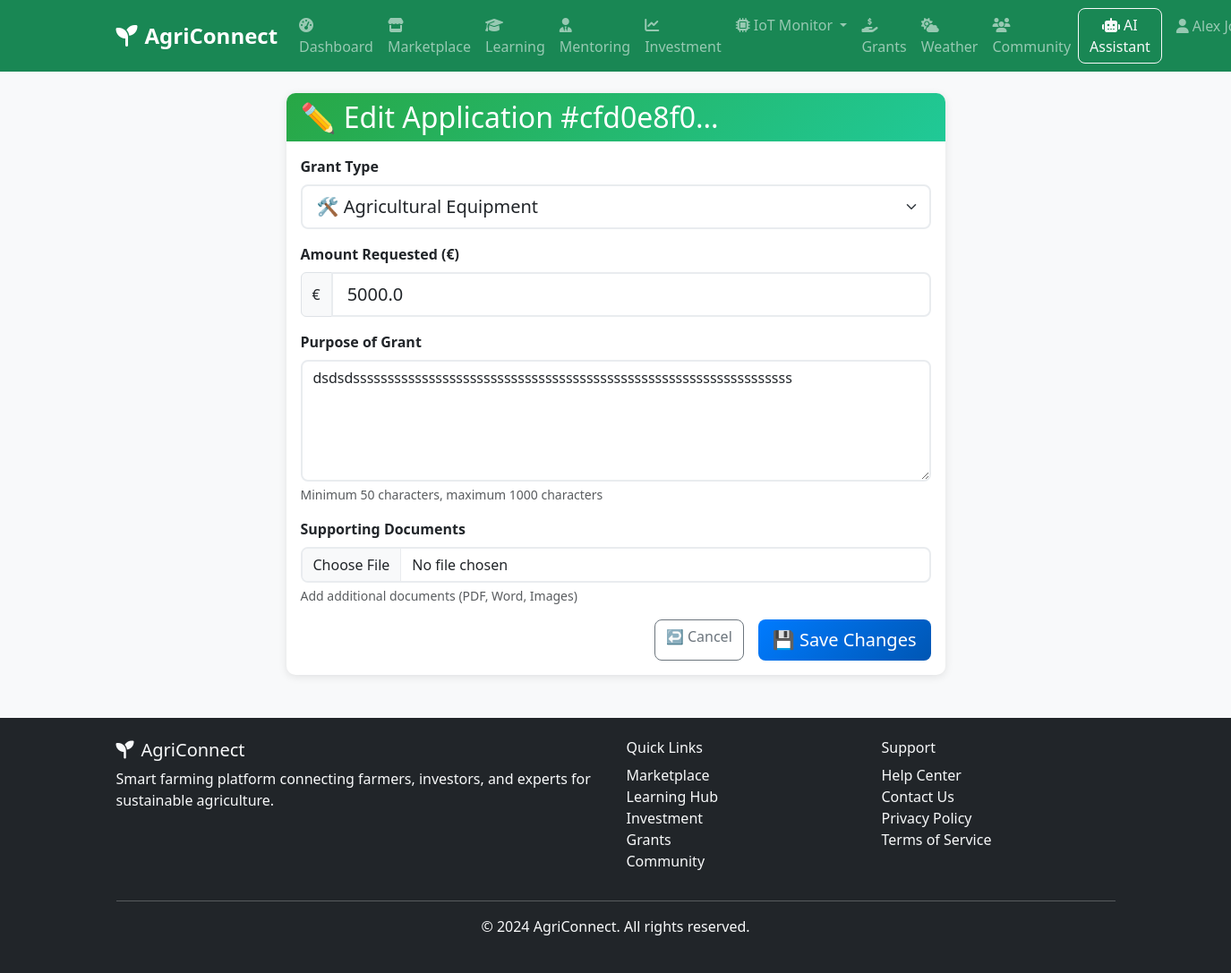
The page /grants/cfd0e8f0-8fd8-45e8-acb7-3730a7848232/edit (signed in) on the database its author committed.
### app/models/user.py (models this page shows, shortened)
class User(UserMixin, db.Model):
    __tablename__ = 'users'
    id = db.Column(db.Integer, primary_key=True)
    username = db.Column(db.String(80), unique=True, nullable=False)
    email = db.Column(db.String(120), unique=True, nullable=False)
    password_hash = db.Column(db.String(255), nullable=False)
    first_name = db.Column(db.String(50), nullable=False)
    last_name = db.Column(db.String(50), nullable=False)
    phone = db.Column(db.String(20))
    location = db.Column(db.String(100))
    user_type = db.Column(db.Enum('farmer', 'investor', 'expert', 'admin'), nullable=False, default='farmer')
    profile_image = db.Column(db.String(255))
    bio = db.Column(db.Text)
    farm_name = db.Column(db.String(100))
    farm_location = db.Column(db.String(200))
    farm_size = db.Column(db.Float)  # in acres
    farm_type = db.Column(db.String(50))  # organic, conventional, etc.
    years_experience = db.Column(db.Integer)
    farm_description = db.Column(db.Text)
    certifications = db.Column(db.Text)  # JSON string of certifications
    is_active = db.Column(db.Boolean, default=True)
    is_verified = db.Column(db.Boolean, default=False)
    created_at = db.Column(db.DateTime, default=datetime.utcnow)
    updated_at = db.Column(db.DateTime, default=datetime.utcnow, onupdate=datetime.utcnow)
    products = db.relationship('Product', backref='seller', lazy='dynamic')
    courses_enrolled = db.relationship('CourseEnrollment', backref='user', lazy='dynamic')
    courses_created = db.relationship('Course', backref='instructor', lazy='dynamic')
    land_listings = db.relationship('Land', backref='owner', lazy='dynamic')
    investments = db.relationship('Investment', backref='investor', lazy='dynamic')
    forum_posts = db.relationship('ForumPost', backref='author', lazy='dynamic')
    forum_comments = db.relationship('ForumComment', backref='author', lazy='dynamic')
    mentoring_sessions_as_mentor = db.relationship('MentoringSession', foreign_keys='MentoringSession.mentor_id', backref='mentor', lazy='dynamic')
    mentoring_sessions_as_mentee = db.relationship('MentoringSession', foreign_keys='MentoringSession.mentee_id', backref='mentee', lazy='dynamic')
    mentoring_requests = db.relationship('MentoringRequest', backref='mentee', lazy='dynamic')
    chat_sessions = db.relationship('ChatSession', backref='user', lazy='dynamic')
    def get_full_name(self):
        return f"{self.first_name} {self.last_name}"

### app/models/grant.py (models this page shows, shortened)
class GrantApplication(db.Model):
    __tablename__ = 'grant_applications'
    id = db.Column(db.Integer, primary_key=True)
    application_id = db.Column(db.String(36), unique=True, default=lambda: str(uuid.uuid4()))
    user_id = db.Column(db.Integer, db.ForeignKey('users.id'), nullable=False)
    grant_type = db.Column(db.String(50), nullable=False)  # equipment, seeds, infrastructure
    amount_requested = db.Column(db.Float, nullable=False)
    purpose = db.Column(db.Text, nullable=False)
    status = db.Column(db.String(20), default='Submitted')  # Submitted, Under Review, Approved, Rejected
    submission_date = db.Column(db.DateTime, default=datetime.utcnow)
    last_updated = db.Column(db.DateTime, default=datetime.utcnow, onupdate=datetime.utcnow)
    applicant = db.relationship('User', backref='grant_applications')

### app/routes/grant_routes.py (the view, shortened to what this page needs)
@grant_bp.route('/grants/<application_id>/edit', methods=['GET', 'POST'])
@login_required
def edit_application(application_id):
    application = GrantApplication.query.filter_by(
        application_id=application_id,
        user_id=current_user.id
    ).first_or_404()
    if application.status != 'Submitted':
        flash('❌ This application can no longer be modified', 'error')
        return redirect(url_for('grant.grants_dashboard'))
    from app.forms.grant_forms import GrantApplicationForm
    form = GrantApplicationForm(obj=application)
    return render_template('grants/edit_application.html', form=form, application=application)

### app/templates/grants/edit_application.html (shortened to what this page needs)
{% extends "base.html" %}
{% block content %}
<div class="container mt-4">
    <div class="row justify-content-center">
        <div class="col-md-8">
            <div class="card">
                <div class="card-header bg-primary text-white">
                    <h2 class="mb-0">✏️ Edit Application #{{ application.application_id[:8] }}...</h2>
                </div>
                <div class="card-body">
                    <form method="POST">
                        <div class="mb-3">
                            {{ form.grant_type.label(class="form-label fw-bold") }}
                            {{ form.grant_type(class="form-select form-select-lg") }}
                        </div>
                        <div class="mb-3">
                            {{ form.amount_requested.label(class="form-label fw-bold") }}
                            <div class="input-group">
                                <span class="input-group-text">€</span>
                                {{ form.amount_requested(class="form-control form-control-lg") }}
                            </div>
                        </div>
                        <div class="mb-3">
                            {{ form.purpose.label(class="form-label fw-bold") }}
                            {{ form.purpose(class="form-control", rows="5") }}
                            <div class="form-text">Minimum 50 characters, maximum 1000 characters</div>
                        </div>
                        <div class="mb-3">
                            {{ form.documents.label(class="form-label fw-bold") }}
                            {{ form.documents(class="form-control") }}
                            <div class="form-text">Add additional documents (PDF, Word, Images)</div>
                        </div>
                        <div class="d-grid gap-2 d-md-flex justify-content-md-end">
                            <a href="{{ url_for('grant.grants_dashboard') }}" class="btn btn-outline-secondary me-md-2">
                                ↩️ Cancel
                            </a>
                            <button type="submit" class="btn btn-primary btn-lg">
                                💾 Save Changes
                            </button>
                        </div>
                    </form>
                </div>
            </div>
        </div>
    </div>
</div>
{% endblock %}

### app/templates/base.html (shortened to what this page needs)
<!DOCTYPE html>
<html lang="en">
<head>
    <link href="https://cdn.jsdelivr.net/npm/bootstrap@5.3.0/dist/css/bootstrap.min.css" rel="stylesheet">
    <link href="https://cdnjs.cloudflare.com/ajax/libs/font-awesome/6.4.0/css/all.min.css" rel="stylesheet">
    <link href="{{ url_for('static', filename='css/style.css') }}" rel="stylesheet">
</head>
<body>
    <nav class="navbar navbar-expand-lg navbar-dark bg-success">
        <div class="container">
            <a class="navbar-brand" href="{{ url_for('dashboard.index') }}">
                <i class="fas fa-seedling me-2"></i>AgriConnect
            </a>
            <div class="collapse navbar-collapse" id="navbarNav">
                <ul class="navbar-nav me-auto">
                    <li class="nav-item">
                        <a class="nav-link" href="{{ url_for('dashboard.index') }}">
                            <i class="fas fa-tachometer-alt me-1"></i>Dashboard
                        </a>
                    </li>
                    <li class="nav-item">
                        <a class="nav-link" href="{{ url_for('marketplace.index') }}">
                            <i class="fas fa-store me-1"></i>Marketplace
                        </a>
                    </li>
                    <li class="nav-item">
                        <a class="nav-link" href="{{ url_for('learning.index') }}">
                            <i class="fas fa-graduation-cap me-1"></i>Learning
                        </a>
                    </li>
                    <li class="nav-item">
                        <a class="nav-link" href="{{ url_for('mentoring.index') }}">
                            <i class="fas fa-user-tie me-1"></i>Mentoring
                        </a>
                    </li>
                    <li class="nav-item">
                        <a class="nav-link" href="{{ url_for('investment.index') }}">
                            <i class="fas fa-chart-line me-1"></i>Investment
                        </a>
                    </li>
                    <li class="nav-item dropdown">
                        <a class="nav-link dropdown-toggle" href="#" id="iotDropdown" role="button" data-bs-toggle="dropdown">
                            <i class="fas fa-microchip me-1"></i>IoT Monitor
                        </a>
                    </li>
                    <li class="nav-item">
                        <a class="nav-link" href="{{ url_for('grant.grants_dashboard') }}">
                            <i class="fas fa-hand-holding-usd me-1"></i>Grants
                        </a>
                    </li>
                    <li class="nav-item">
                        <a class="nav-link" href="{{ url_for('weather.index') }}">
                            <i class="fas fa-cloud-sun me-1"></i>Weather
                        </a>
                    </li>
                    <li class="nav-item">
                        <a class="nav-link" href="{{ url_for('community.index') }}">
                            <i class="fas fa-users me-1"></i>Community
                        </a>
                    </li>
                </ul>
                <ul class="navbar-nav">
                    {% if current_user.is_authenticated %}
                    <li class="nav-item">
                        <button class="btn btn-outline-light me-2" data-bs-toggle="modal"
                            data-bs-target="#chatbotModal">
                            <i class="fas fa-robot me-1"></i>AI Assistant
                        </button>
                    </li>
                    <li class="nav-item dropdown">
                        <a class="nav-link dropdown-toggle" href="#" id="navbarDropdown" role="button"
                            data-bs-toggle="dropdown">
                            <i class="fas fa-user me-1"></i>{{ current_user.get_full_name() }}
                        </a>
                    </li>
                    {% endif %}
                </ul>
            </div>
        </div>
    </nav>
    <main class="container-fluid">
        {% block content %}{% endblock %}
    </main>
    <footer class="bg-dark text-light py-4 mt-5">
        <div class="container">
            <div class="row">
                <div class="col-md-6">
                    <h5><i class="fas fa-seedling me-2"></i>AgriConnect</h5>
                    <p>Smart farming platform connecting farmers, investors, and experts for sustainable agriculture.
                    </p>
                </div>
                <div class="col-md-3">
                    <h6>Quick Links</h6>
                    <ul class="list-unstyled">
                        <li><a href="{{ url_for('marketplace.index') }}" class="text-light">Marketplace</a></li>
                        <li><a href="{{ url_for('learning.index') }}" class="text-light">Learning Hub</a></li>
                        <li><a href="{{ url_for('investment.index') }}" class="text-light">Investment</a></li>
                        <li><a href="{{ url_for('grant.grants_dashboard') }}" class="text-light">Grants</a></li>
                        <li><a href="{{ url_for('community.index') }}" class="text-light">Community</a></li>
                    </ul>
                </div>
                <div class="col-md-3">
                    <h6>Support</h6>
                    <ul class="list-unstyled">
                        <li><a href="#" class="text-light">Help Center</a></li>
                        <li><a href="#" class="text-light">Contact Us</a></li>
                        <li><a href="#" class="text-light">Privacy Policy</a></li>
                        <li><a href="#" class="text-light">Terms of Service</a></li>
                    </ul>
                </div>
            </div>
            <hr>
            <div class="text-center">
                <p>&copy; 2024 AgriConnect. All rights reserved.</p>
            </div>
        </div>
    </footer>
</body>
</html>

### app/static/css/style.css (style rules this page uses)
:root { --primary-color: #28a745; --secondary-color: #6c757d; --success-color: #28a745; --info-color: #17a2b8; --warning-color: #ffc107; --danger-color: #dc3545; --light-color: #f8f9fa; --dark-color: #343a40; }
body { font-family: 'Segoe UI', Tahoma, Geneva, Verdana, sans-serif; background-color: #f8f9fa; }
.navbar-brand { font-weight: bold; font-size: 1.5rem; }
.navbar-nav .nav-link { font-weight: 500; transition: color 0.3s ease; }
.card { border: none; border-radius: 10px; box-shadow: 0 2px 10px rgba(0, 0, 0, 0.1); transition: transform 0.3s ease, box-shadow 0.3s ease; }
.card-header { background: linear-gradient(135deg, var(--primary-color), #20c997); color: white; border-radius: 10px 10px 0 0 !important; border: none; }
.btn { border-radius: 8px; font-weight: 500; transition: all 0.3s ease; }
.btn-primary { background: linear-gradient(135deg, #007bff, #0056b3); border: none; }
.form-control { border-radius: 8px; border: 2px solid #e9ecef; transition: border-color 0.3s ease, box-shadow 0.3s ease; }
.form-select { border-radius: 8px; border: 2px solid #e9ecef; }
footer { margin-top: auto; }
footer a { color: #adb5bd; text-decoration: none; transition: color 0.3s ease; }

### rows shown on the page
User: get_full_name "Alex…"
GrantApplication: grant_type "🛠️ Agricultural Equipment", amount_requested "5000.0", purpose "dsdsdssssssssssssssssssssssssssssssssssssssssssssssssssssssssssssssss"

### other values the page prints
{{ application.application_id[:8] }} "cfd0e8f0"
